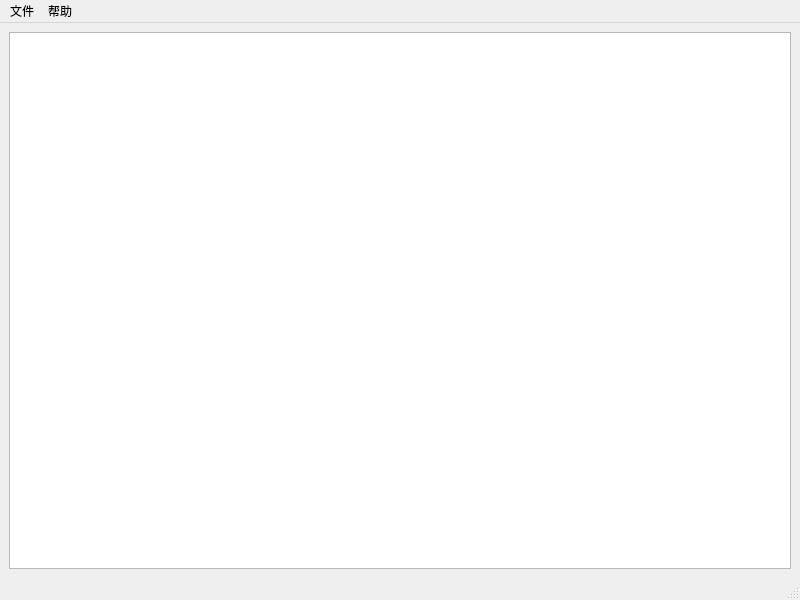
<?xml version="1.0" encoding="UTF-8"?>
<ui version="4.0">
 <class>MainWindow</class>
 <widget class="QMainWindow" name="MainWindow">
  <property name="geometry">
   <rect>
    <x>0</x>
    <y>0</y>
    <width>800</width>
    <height>600</height>
   </rect>
  </property>
  <property name="sizePolicy">
   <sizepolicy hsizetype="Expanding" vsizetype="Expanding">
    <horstretch>0</horstretch>
    <verstretch>0</verstretch>
   </sizepolicy>
  </property>
  <property name="windowTitle">
   <string>usb语音盒服务 V23.05.05</string>
  </property>
  <widget class="QWidget" name="centralwidget">
   <layout class="QGridLayout" name="gridLayout_2">
    <item row="0" column="0">
     <layout class="QGridLayout" name="gridLayout">
      <item row="0" column="0">
       <widget class="QPlainTextEdit" name="m_logout">
        <property name="sizePolicy">
         <sizepolicy hsizetype="Expanding" vsizetype="Expanding">
          <horstretch>0</horstretch>
          <verstretch>0</verstretch>
         </sizepolicy>
        </property>
       </widget>
      </item>
     </layout>
    </item>
   </layout>
  </widget>
  <widget class="QMenuBar" name="menubar">
   <property name="geometry">
    <rect>
     <x>0</x>
     <y>0</y>
     <width>800</width>
     <height>23</height>
    </rect>
   </property>
   <widget class="QMenu" name="menu">
    <property name="title">
     <string>文件</string>
    </property>
    <addaction name="action_menu_set"/>
    <addaction name="action_menu_exit"/>
   </widget>
   <widget class="QMenu" name="menu_2">
    <property name="title">
     <string>帮助</string>
    </property>
    <addaction name="action_menu_about"/>
   </widget>
   <addaction name="menu"/>
   <addaction name="menu_2"/>
  </widget>
  <widget class="QStatusBar" name="statusbar"/>
  <action name="action_menu_exit">
   <property name="text">
    <string>退出</string>
   </property>
  </action>
  <action name="action_menu_set">
   <property name="text">
    <string>设置</string>
   </property>
  </action>
  <action name="action_menu_about">
   <property name="text">
    <string>关于</string>
   </property>
  </action>
 </widget>
 <resources/>
 <connections/>
</ui>
